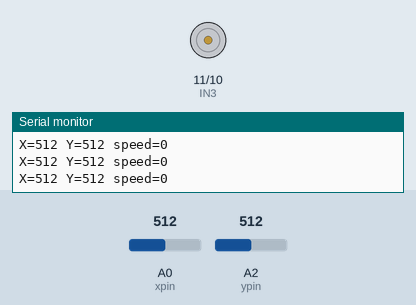
A sketch run on a simulated Arduino Uno, built with avr-gcc and run on an emulated ATmega328P. On the bench: motor-driver pin pairs drawn as motors (green arrow = first pin HIGH = forward, orange = second pin HIGH = backward, longer = more drive, scaled by the enable pin), the last lines printed to the serial monitor. The inputs (shaded band) are chosen by the test bench; at power-on: A0 (xpin) = 512, A2 (ypin) = 512.

Above: at 1.2 s.
1.3 s: A0 (xpin) set to 530
At 1.95 s:
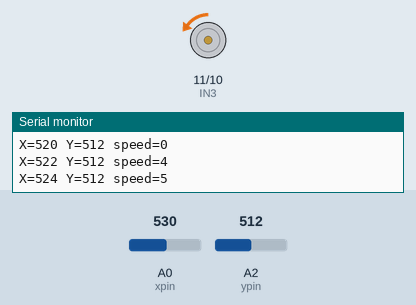
3.6 s: A0 (xpin) set to 500
At 3.76 s:
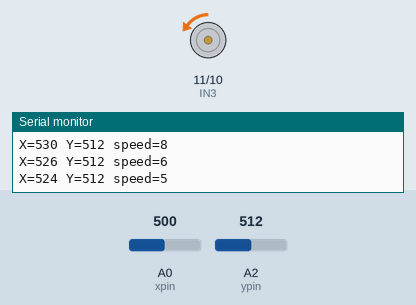
6.6 s: A0 (xpin) set to 306
At 7.9 s:
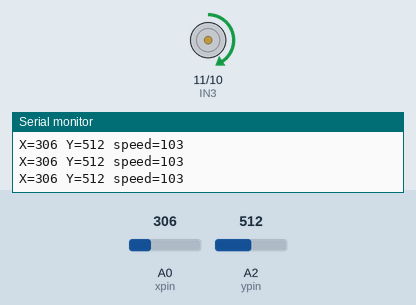
9.6 s: A0 (xpin) set to 122
At 11.4 s:
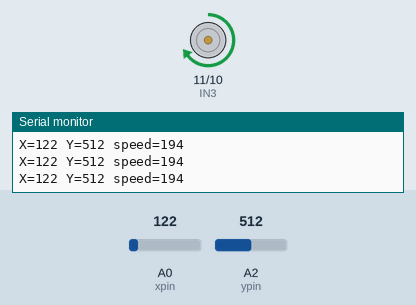
12.6 s: A0 (xpin) set to 716
At 14.8 s:
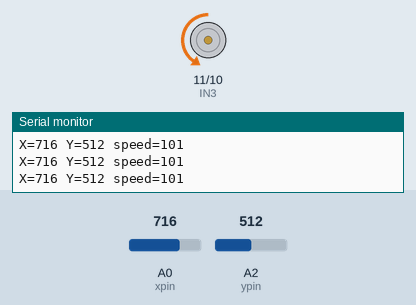
15.6 s: A0 (xpin) set to 900
At 17.1 s:
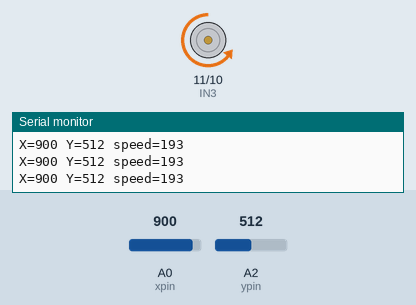
Timing chart, 0 to 18.6 s (numbered marks = the images above; inputs shaded):
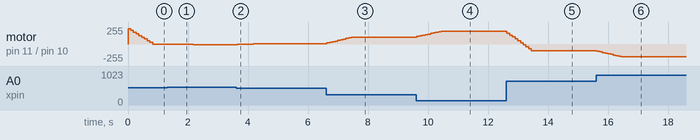

Measured:
- after the input at 1.3 s, motor on pin 11 (IN3) / pin 10 (IN4): moves from stopped to backward 8/255 over 0.36 s, starting after 0.52 s
- after the input at 3.6 s, motor on pin 11 (IN3) / pin 10 (IN4): moves from backward 8/255 to forward 6/255 over 0.82 s, starting at once
- after the input at 6.6 s, motor on pin 11 (IN3) / pin 10 (IN4): moves from forward 6/255 to forward 103/255 over 0.82 s, starting at once
- after the input at 9.6 s, motor on pin 11 (IN3) / pin 10 (IN4): moves from forward 103/255 to forward 194/255 over 0.82 s, starting at once
- after the input at 12.6 s, motor on pin 11 (IN3) / pin 10 (IN4): moves from forward 194/255 to backward 101/255 over 0.82 s, starting at once
- after the input at 15.6 s, motor on pin 11 (IN3) / pin 10 (IN4): moves from backward 101/255 to backward 193/255 over 0.82 s, starting at once

The sketch:

macket.ino
```cpp
const int n = 20;
int index = 0;
/* For VRX */
int vrxArray[n] = {0};
int vrxTotal = 0;
int vrxAvrage = 0;
int vrx = 0;
/*For VRY */
int vryArray[n] = {0};
int vryTotal = 0;
int vryAvrage = 0;
int vry = 0;
/* Pin Names */
const int IN3 = 11;
const int IN4 = 10;
const int ENB = 9;
int xpin = A0;
int ypin = A2;
int sw = A4;
boolean Status = 1, key;

int Speed = 0;
void setup() {
  Serial.begin(9600);
  pinMode(IN3, OUTPUT);
  pinMode(IN4, OUTPUT);
  pinMode(ENB, OUTPUT);
  pinMode(sw, INPUT);
  analogWrite(ENB, 0);

}

void loop() {
  vrx = VRX();
  vry = VRY();
  vrx *= 2;

  if (vrx > 520) {
    digitalWrite(IN3, LOW);
    digitalWrite(IN4, HIGH);
    Speed = map(vrx, 514, 1022, 0, 255);
    analogWrite(ENB, Speed);
  } else if (vrx < 510) {
    digitalWrite(IN3, HIGH);
    digitalWrite(IN4, LOW);
    Speed = map(vrx, 514, 0, 0, 255);
    analogWrite(ENB, Speed);
  } else {
    digitalWrite(IN3, LOW);
    digitalWrite(IN4, LOW);
    Speed = 0;
  }

  Serial.print("X=");
  Serial.print(vrx);
  Serial.print(" Y=");
  Serial.print(vry * 2);
  Serial.print(" speed=");
  Serial.println(Speed);
  delay(90);

}

int VRX() {
  vrxTotal -= vrxArray[index];
  vrxArray[index] = analogRead(xpin);
  vrxTotal += vrxArray[index];
  index += 1;

  if (index >= n) {
    index = 0;
  }

  return (vrxTotal / n);
}

int VRY() {
  vryTotal -= vryArray[index];
  vryArray[index] = analogRead(ypin);
  vryTotal += vryArray[index];
  index += 1;

  if (index >= n) {
    index = 0;
  }

  return (vryTotal / n);
}
```
